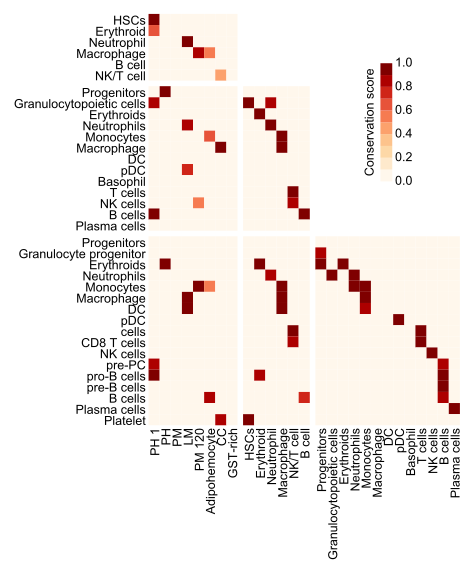

Write the R code that produced this figure.

### Fly-Fish ###
gsva_flytofish <- read.delim('../5.enrichmenttest/1.flytofish/orthologous_allgenes/gsva_flytofish_celltype_v1.txt', row.names = 1, check.names = F)
colnames(gsva_flytofish) <- unlist(lapply(colnames(gsva_flytofish), function (x) paste0(c('Fly|', as.character(x)), collapse = '') ))
rownames(gsva_flytofish) <- unlist(lapply(rownames(gsva_flytofish), function (x) paste0(c('Fish|', as.character(x)), collapse = '') ))
for (ct in colnames(gsva_flytofish)) {
  gsva_flytofish[, ct] <- (gsva_flytofish[, ct] - min(gsva_flytofish[, ct])) / (max(gsva_flytofish[, ct]) - min(gsva_flytofish[, ct]))
}
gsva_flytofish
#################


### Fly-Mouse ###
# MCA
gsva_flytomouse_mca <- read.delim('../5.enrichmenttest/1.flytomouse/orthologous_allgenes/gsva_flytomouse_celltype.mca.txt', row.names = 1, check.names = F)
colnames(gsva_flytomouse_mca) <- unlist(lapply(colnames(gsva_flytomouse_mca), function (x) paste0(c('Fly|', as.character(x)), collapse = '') ))
rownames(gsva_flytomouse_mca) <- unlist(lapply(rownames(gsva_flytomouse_mca), function (x) unlist(strsplit(as.character(x), split = ' \\('))[1] ))
rownames(gsva_flytomouse_mca) <- unlist(lapply(rownames(gsva_flytomouse_mca), function (x) paste0(c('Mouse|', as.character(x)), collapse = '') ))
head(gsva_flytomouse_mca)
# TM 10X
gsva_flytomouse_tm10x <- read.delim('../5.enrichmenttest/1.flytomouse/orthologous_allgenes/gsva_flytomouse_celltype.tm10x.txt', row.names = 1, check.names = F)
colnames(gsva_flytomouse_tm10x) <- unlist(lapply(colnames(gsva_flytomouse_tm10x), function (x) paste0(c('Fly|', as.character(x)), collapse = '') ))
rownames(gsva_flytomouse_tm10x) <- unlist(lapply(rownames(gsva_flytomouse_tm10x), function (x) unlist(strsplit(as.character(x), split = ' \\('))[1] ))
rownames(gsva_flytomouse_tm10x) <- unlist(lapply(rownames(gsva_flytomouse_tm10x), function (x) paste0(c('Mouse|', as.character(x)), collapse = '') ))
head(gsva_flytomouse_tm10x)
# TM SS2
gsva_flytomouse_tmss2 <- read.delim('../5.enrichmenttest/1.flytomouse/orthologous_allgenes/gsva_flytomouse_celltype.tmss2.txt', row.names = 1, check.names = F)
colnames(gsva_flytomouse_tmss2) <- unlist(lapply(colnames(gsva_flytomouse_tmss2), function (x) paste0(c('Fly|', as.character(x)), collapse = '') ))
rownames(gsva_flytomouse_tmss2) <- unlist(lapply(rownames(gsva_flytomouse_tmss2), function (x) unlist(strsplit(as.character(x), split = ' \\('))[1] ))
rownames(gsva_flytomouse_tmss2) <- unlist(lapply(rownames(gsva_flytomouse_tmss2), function (x) paste0(c('Mouse|', as.character(x)), collapse = '') ))
head(gsva_flytomouse_tmss2)
# merged 
unique(c(rownames(gsva_flytomouse_mca), 
         unique(c(rownames(gsva_flytomouse_tm10x), 
                  rownames(gsva_flytomouse_tmss2))))) # 13

gsva_flytomouse <- data.frame(matrix(nrow = 13, ncol = ncol(gsva_flytomouse_tm10x)))
colnames(gsva_flytomouse) <- colnames(gsva_flytomouse_tm10x) # fly cells
rownames(gsva_flytomouse) <- c("Mouse|Progenitors", "Mouse|Granulocytopoietic cells", "Mouse|Erythroids", "Mouse|Neutrophils", 
                               "Mouse|Monocytes", "Mouse|Macrophage", "Mouse|DC", "Mouse|pDC", "Mouse|Basophil", 
                               "Mouse|T cells", "Mouse|NK cells", "Mouse|B cells", "Mouse|Plasma cells")

three <- intersect(rownames(gsva_flytomouse_mca), 
                   intersect(rownames(gsva_flytomouse_tm10x), rownames(gsva_flytomouse_tmss2))); three
mca_tm10x <- intersect(rownames(gsva_flytomouse_mca),
                       setdiff(rownames(gsva_flytomouse_tm10x), rownames(gsva_flytomouse_tmss2))); mca_tm10x
mca_tmss2 <- intersect(rownames(gsva_flytomouse_mca),
                       setdiff(rownames(gsva_flytomouse_tmss2), rownames(gsva_flytomouse_tm10x))); mca_tmss2
tm10x_ss2 <- intersect(rownames(gsva_flytomouse_tm10x),
                       setdiff(rownames(gsva_flytomouse_tmss2), rownames(gsva_flytomouse_mca))); tm10x_ss2
mca_unique <- setdiff( rownames(gsva_flytomouse_mca), c(rownames(gsva_flytomouse_tm10x), rownames(gsva_flytomouse_tmss2))); mca_unique

gsva_flytomouse[three, ] <- (gsva_flytomouse_mca[three, ] + gsva_flytomouse_tm10x[three, ] + gsva_flytomouse_tmss2[three, ])/3
gsva_flytomouse[mca_tm10x, ] <- (gsva_flytomouse_mca[mca_tm10x, ] + gsva_flytomouse_tm10x[mca_tm10x, ])/2
gsva_flytomouse[mca_tmss2, ] <- (gsva_flytomouse_mca[mca_tmss2, ] + gsva_flytomouse_tmss2[mca_tmss2, ])/2
gsva_flytomouse[tm10x_ss2, ] <- (gsva_flytomouse_tm10x[tm10x_ss2, ] + gsva_flytomouse_tmss2[tm10x_ss2, ])/2
gsva_flytomouse[mca_unique, ] <- gsva_flytomouse_mca[mca_unique, ]
gsva_flytomouse ###

for (ct in colnames(gsva_flytomouse)) {
  gsva_flytomouse[, ct] <- (gsva_flytomouse[, ct]-min(gsva_flytomouse[, ct]))/(max(gsva_flytomouse[, ct])-min(gsva_flytomouse[, ct]))
}
gsva_flytomouse
#################


### Fly-Human ###
# HCL
gsva_flytohuman_hcl <- read.delim('../5.enrichmenttest/1.flytohuman/orthologous_allgenes/gsva_flytohuman_celltype.hcl.txt', row.names = 1, check.names = F)
colnames(gsva_flytohuman_hcl) <- unlist(lapply(colnames(gsva_flytohuman_hcl), function (x) paste0(c('Fly|', as.character(x)), collapse = '') ))
rownames(gsva_flytohuman_hcl) <- unlist(lapply(rownames(gsva_flytohuman_hcl), function (x) unlist(strsplit(as.character(x), split = ' \\('))[1] ))
rownames(gsva_flytohuman_hcl) <- unlist(lapply(rownames(gsva_flytohuman_hcl), function (x) paste0(c('Human|', as.character(x)), collapse = '') ))
rownames(gsva_flytohuman_hcl)[11] <- 'Human|Plasma cells'
head(gsva_flytohuman_hcl)

# HCA
gsva_flytohuman_hca <- read.delim('../5.enrichmenttest/1.flytohuman/orthologous_allgenes/gsva_flytohuman_celltype.hca.txt', row.names = 1, check.names = F)
colnames(gsva_flytohuman_hca) <- unlist(lapply(colnames(gsva_flytohuman_hca), function (x) paste0(c('Fly|', as.character(x)), collapse = '') ))
rownames(gsva_flytohuman_hca) <- unlist(lapply(rownames(gsva_flytohuman_hca), function (x) unlist(strsplit(as.character(x), split = ' \\('))[1] ))
rownames(gsva_flytohuman_hca) <- unlist(lapply(rownames(gsva_flytohuman_hca), function (x) paste0(c('Human|', as.character(x)), collapse = '') ))
head(gsva_flytohuman_hca)

# merged 
unique(c( rownames(gsva_flytohuman_hcl), rownames(gsva_flytohuman_hca) )) # 17

gsva_flytohuman <- data.frame(matrix(nrow = 17, ncol = ncol(gsva_flytohuman_hcl)))
colnames(gsva_flytohuman) <- colnames(gsva_flytohuman_hcl)
rownames(gsva_flytohuman) <- c("Human|Progenitors", "Human|Granulocyte progenitor", "Human|Erythroids", "Human|Neutrophils", "Human|Monocytes", "Human|Macrophage", "Human|DC", "Human|pDC", 
                               "Human|T cells", "Human|CD8 T cells", "Human|NK cells", "Human|pre-PC", "Human|pro-B cells", "Human|pre-B cells", "Human|B cells", "Human|Plasma cells", "Human|Platelet")

both <- intersect(rownames(gsva_flytohuman_hcl), rownames(gsva_flytohuman_hca)); both
hcl_unique <- setdiff(rownames(gsva_flytohuman_hcl), rownames(gsva_flytohuman_hca)); hcl_unique
hca_unique <- setdiff(rownames(gsva_flytohuman_hca), rownames(gsva_flytohuman_hcl)); hca_unique

gsva_flytohuman[both, ] <- (gsva_flytohuman_hcl[both, ] + gsva_flytohuman_hca[both, ])/2
gsva_flytohuman[hcl_unique, ] <- gsva_flytohuman_hcl[hcl_unique, ]
gsva_flytohuman[hca_unique, ] <- gsva_flytohuman_hca[hca_unique, ]
gsva_flytohuman

for (ct in colnames(gsva_flytohuman)) {
  gsva_flytohuman[, ct] <- (gsva_flytohuman[, ct]-min(gsva_flytohuman[, ct]))/(max(gsva_flytohuman[, ct])-min(gsva_flytohuman[, ct]))
}
gsva_flytohuman
##################


### Fish-Mouse ###
# MCA
gsva_fishtomouse_mca <- read.delim('../5.enrichmenttest/2.fishtomouse/noNeu_orthologous_allgenes/gsva_fishtomouse_celltype.mca.txt', row.names = 1, check.names = F)
colnames(gsva_fishtomouse_mca) <- unlist(lapply(colnames(gsva_fishtomouse_mca), function (x) paste0(c('Fish|', as.character(x)), collapse = '') ))
rownames(gsva_fishtomouse_mca) <- unlist(lapply(rownames(gsva_fishtomouse_mca), function (x) unlist(strsplit(as.character(x), split = ' \\('))[1] ))
rownames(gsva_fishtomouse_mca) <- unlist(lapply(rownames(gsva_fishtomouse_mca), function (x) paste0(c('Mouse|', as.character(x)), collapse = '') ))
head(gsva_fishtomouse_mca)
# TM 10X
gsva_fishtomouse_tm10x <- read.delim('../5.enrichmenttest/2.fishtomouse/orthologous_allgenes/gsva_fishtomouse_celltype.tm10x.txt', row.names = 1, check.names = F)
colnames(gsva_fishtomouse_tm10x) <- unlist(lapply(colnames(gsva_fishtomouse_tm10x), function (x) paste0(c('Fish|', as.character(x)), collapse = '') ))
rownames(gsva_fishtomouse_tm10x) <- unlist(lapply(rownames(gsva_fishtomouse_tm10x), function (x) unlist(strsplit(as.character(x), split = ' \\('))[1] ))
rownames(gsva_fishtomouse_tm10x) <- unlist(lapply(rownames(gsva_fishtomouse_tm10x), function (x) paste0(c('Mouse|', as.character(x)), collapse = '') ))
head(gsva_fishtomouse_tm10x)
# TM SS2
gsva_fishtomouse_tmss2 <- read.delim('../5.enrichmenttest/2.fishtomouse/orthologous_allgenes/gsva_fishtomouse_celltype.tmss2.txt', row.names = 1, check.names = F)
colnames(gsva_fishtomouse_tmss2) <- unlist(lapply(colnames(gsva_fishtomouse_tmss2), function (x) paste0(c('Fish|', as.character(x)), collapse = '') ))
rownames(gsva_fishtomouse_tmss2) <- unlist(lapply(rownames(gsva_fishtomouse_tmss2), function (x) unlist(strsplit(as.character(x), split = ' \\('))[1] ))
rownames(gsva_fishtomouse_tmss2) <- unlist(lapply(rownames(gsva_fishtomouse_tmss2), function (x) paste0(c('Mouse|', as.character(x)), collapse = '') ))
head(gsva_fishtomouse_tmss2)
# merged 
unique(c(rownames(gsva_fishtomouse_mca), 
         unique(c(rownames(gsva_fishtomouse_tm10x), 
                  rownames(gsva_fishtomouse_tmss2))))) # 13

gsva_fishtomouse <- data.frame(matrix(nrow = 13, ncol = ncol(gsva_fishtomouse_tm10x)))
colnames(gsva_fishtomouse) <- colnames(gsva_fishtomouse_tm10x)
rownames(gsva_fishtomouse) <- c("Mouse|Progenitors", "Mouse|Granulocytopoietic cells", "Mouse|Erythroids", "Mouse|Neutrophils", 
                                "Mouse|Monocytes", "Mouse|Macrophage", "Mouse|DC", "Mouse|pDC", "Mouse|Basophil", 
                                "Mouse|T cells", "Mouse|NK cells", "Mouse|B cells", "Mouse|Plasma cells")

three <- intersect(rownames(gsva_fishtomouse_mca), 
                   intersect(rownames(gsva_fishtomouse_tm10x), rownames(gsva_fishtomouse_tmss2))); three
mca_tm10x <- intersect(rownames(gsva_fishtomouse_mca),
                       setdiff(rownames(gsva_fishtomouse_tm10x), rownames(gsva_fishtomouse_tmss2))); mca_tm10x
mca_tmss2 <- intersect(rownames(gsva_fishtomouse_mca),
                       setdiff(rownames(gsva_fishtomouse_tmss2), rownames(gsva_fishtomouse_tm10x))); mca_tmss2
tm10x_ss2 <- intersect(rownames(gsva_fishtomouse_tm10x),
                       setdiff(rownames(gsva_fishtomouse_tmss2), rownames(gsva_fishtomouse_mca))); tm10x_ss2
mca_unique <- setdiff( rownames(gsva_fishtomouse_mca), c(rownames(gsva_fishtomouse_tm10x), rownames(gsva_fishtomouse_tmss2))); mca_unique

gsva_fishtomouse[three, ] <- (gsva_fishtomouse_mca[three, ] + gsva_fishtomouse_tm10x[three, ] + gsva_fishtomouse_tmss2[three, ])/3
gsva_fishtomouse[mca_tm10x, ] <- (gsva_fishtomouse_mca[mca_tm10x, ] + gsva_fishtomouse_tm10x[mca_tm10x, ])/2
gsva_fishtomouse[mca_tmss2, ] <- (gsva_fishtomouse_mca[mca_tmss2, ] + gsva_fishtomouse_tmss2[mca_tmss2, ])/2
gsva_fishtomouse[tm10x_ss2, ] <- (gsva_fishtomouse_tm10x[tm10x_ss2, ] + gsva_fishtomouse_tmss2[tm10x_ss2, ])/2
gsva_fishtomouse[mca_unique, ] <- gsva_fishtomouse_mca[mca_unique, ]
gsva_fishtomouse

for (ct in colnames(gsva_fishtomouse)) {
  gsva_fishtomouse[, ct] <- (gsva_fishtomouse[, ct]-min(gsva_fishtomouse[, ct]))/(max(gsva_fishtomouse[, ct])-min(gsva_fishtomouse[, ct]))
}
gsva_fishtomouse
##################


### Fish-Human ###
# HCL
gsva_fishtohuman_hcl <- read.delim('../5.enrichmenttest/2.fishtohuman/orthologous_allgenes/gsva_fishtohuman_celltype.hcl.txt', row.names = 1, check.names = F)
colnames(gsva_fishtohuman_hcl) <- unlist(lapply(colnames(gsva_fishtohuman_hcl), function (x) paste0(c('Fish|', as.character(x)), collapse = '') ))
rownames(gsva_fishtohuman_hcl) <- unlist(lapply(rownames(gsva_fishtohuman_hcl), function (x) unlist(strsplit(as.character(x), split = ' \\('))[1] ))
rownames(gsva_fishtohuman_hcl) <- unlist(lapply(rownames(gsva_fishtohuman_hcl), function (x) paste0(c('Human|', as.character(x)), collapse = '') ))
rownames(gsva_fishtohuman_hcl)[11] <- 'Human|Plasma cells'
head(gsva_fishtohuman_hcl)

# HCA
gsva_fishtohuman_hca <- read.delim('../5.enrichmenttest/2.fishtohuman/orthologous_allgenes/gsva_fishtohuman_celltype.hca.txt', row.names = 1, check.names = F)
colnames(gsva_fishtohuman_hca) <- unlist(lapply(colnames(gsva_fishtohuman_hca), function (x) paste0(c('Fish|', as.character(x)), collapse = '') ))
rownames(gsva_fishtohuman_hca) <- unlist(lapply(rownames(gsva_fishtohuman_hca), function (x) unlist(strsplit(as.character(x), split = ' \\('))[1] ))
rownames(gsva_fishtohuman_hca) <- unlist(lapply(rownames(gsva_fishtohuman_hca), function (x) paste0(c('Human|', as.character(x)), collapse = '') ))
head(gsva_fishtohuman_hca)

# merged 
unique(c( rownames(gsva_fishtohuman_hcl), rownames(gsva_fishtohuman_hca) )) # 17

gsva_fishtohuman <- data.frame(matrix(nrow = 17, ncol = ncol(gsva_fishtohuman_hcl)))
colnames(gsva_fishtohuman) <- colnames(gsva_fishtohuman_hcl)
rownames(gsva_fishtohuman) <- c("Human|Progenitors", "Human|Granulocyte progenitor", "Human|Erythroids", "Human|Neutrophils", "Human|Monocytes", "Human|Macrophage", "Human|DC", "Human|pDC", 
                                "Human|T cells", "Human|CD8 T cells", "Human|NK cells", "Human|pre-PC", "Human|pro-B cells", "Human|pre-B cells", "Human|B cells", "Human|Plasma cells", "Human|Platelet")

both <- intersect(rownames(gsva_fishtohuman_hcl), rownames(gsva_fishtohuman_hca)); both
hcl_unique <- setdiff(rownames(gsva_fishtohuman_hcl), rownames(gsva_fishtohuman_hca)); hcl_unique
hca_unique <- setdiff(rownames(gsva_fishtohuman_hca), rownames(gsva_fishtohuman_hcl)); hca_unique

gsva_fishtohuman[both, ] <- (gsva_fishtohuman_hcl[both, ] + gsva_fishtohuman_hca[both, ])/2
gsva_fishtohuman[hcl_unique, ] <- gsva_fishtohuman_hcl[hcl_unique, ]
gsva_fishtohuman[hca_unique, ] <- gsva_fishtohuman_hca[hca_unique, ]
gsva_fishtohuman

for (ct in colnames(gsva_fishtohuman)) {
  gsva_fishtohuman[, ct] <- (gsva_fishtohuman[, ct]-min(gsva_fishtohuman[, ct]))/(max(gsva_fishtohuman[, ct])-min(gsva_fishtohuman[, ct]))
}
gsva_fishtohuman
###################


### Mouse-Human ###
# HCL
gsva_mousetohuman_hcl <- read.delim('../5.enrichmenttest/3.mousetohuman/noNeu_orthologous_allgenes/gsva_mousetohuman_celltype.hcl.txt', row.names = 1, check.names = F)
colnames(gsva_mousetohuman_hcl) <- unlist(lapply(colnames(gsva_mousetohuman_hcl), function (x) paste0(c('Mouse|', as.character(x)), collapse = '') ))
rownames(gsva_mousetohuman_hcl) <- unlist(lapply(rownames(gsva_mousetohuman_hcl), function (x) unlist(strsplit(as.character(x), split = ' \\('))[1] ))
rownames(gsva_mousetohuman_hcl) <- unlist(lapply(rownames(gsva_mousetohuman_hcl), function (x) paste0(c('Human|', as.character(x)), collapse = '') ))
rownames(gsva_mousetohuman_hcl)[11] <- 'Human|Plasma cells'
gsva_mousetohuman_hcl

gsva_mousetohuman_hcl_v2 <- data.frame(matrix(ncol = nrow(gsva_fishtomouse), nrow = nrow(gsva_mousetohuman_hcl)))
colnames(gsva_mousetohuman_hcl_v2) <- rownames(gsva_fishtomouse)
rownames(gsva_mousetohuman_hcl_v2) <- rownames(gsva_mousetohuman_hcl)
gsva_mousetohuman_hcl_v2[, three] <- (gsva_mousetohuman_hcl[, paste(three, ' (MCA)', sep = '')] + 
                                        gsva_mousetohuman_hcl[, paste(three, ' (TM10X)', sep = '')] + gsva_mousetohuman_hcl[, paste(three, ' (TMSS2)', sep = '')])/3
gsva_mousetohuman_hcl_v2[, mca_tm10x] <- (gsva_mousetohuman_hcl[, paste(mca_tm10x, ' (MCA)', sep = '')] + gsva_mousetohuman_hcl[, paste(mca_tm10x, ' (TM10X)', sep = '')])/2
gsva_mousetohuman_hcl_v2[, mca_tmss2] <- (gsva_mousetohuman_hcl[, paste(mca_tmss2, ' (MCA)', sep = '')] + gsva_mousetohuman_hcl[, paste(mca_tmss2, ' (TMSS2)', sep = '')])/2
gsva_mousetohuman_hcl_v2[, tm10x_ss2] <- (gsva_mousetohuman_hcl[, paste(tm10x_ss2, ' (TM10X)', sep = '')] + gsva_mousetohuman_hcl[, paste(tm10x_ss2, ' (TMSS2)', sep = '')])/2
gsva_mousetohuman_hcl_v2[, mca_unique] <- gsva_mousetohuman_hcl[, paste(mca_unique, ' (MCA)', sep = '')]

head(gsva_mousetohuman_hcl_v2)

# HCA
gsva_mousetohuman_hca <- read.delim('../5.enrichmenttest/3.mousetohuman/noNeu_orthologous_allgenes/gsva_mousetohuman_celltype.hca.txt', row.names = 1, check.names = F)
colnames(gsva_mousetohuman_hca) <- unlist(lapply(colnames(gsva_mousetohuman_hca), function (x) paste0(c('Mouse|', as.character(x)), collapse = '') ))
rownames(gsva_mousetohuman_hca) <- unlist(lapply(rownames(gsva_mousetohuman_hca), function (x) unlist(strsplit(as.character(x), split = ' \\('))[1] ))
rownames(gsva_mousetohuman_hca) <- unlist(lapply(rownames(gsva_mousetohuman_hca), function (x) paste0(c('Human|', as.character(x)), collapse = '') ))
gsva_mousetohuman_hca

gsva_mousetohuman_hca_v2 <- data.frame(matrix(ncol = nrow(gsva_fishtomouse), nrow = nrow(gsva_mousetohuman_hca)))
colnames(gsva_mousetohuman_hca_v2) <- rownames(gsva_fishtomouse)
rownames(gsva_mousetohuman_hca_v2) <- rownames(gsva_mousetohuman_hca)
gsva_mousetohuman_hca_v2[, three] <- (gsva_mousetohuman_hca[, paste(three, ' (MCA)', sep = '')] + 
                                        gsva_mousetohuman_hca[, paste(three, ' (TM10X)', sep = '')] + gsva_mousetohuman_hca[, paste(three, ' (TMSS2)', sep = '')])/3
gsva_mousetohuman_hca_v2[, mca_tm10x] <- (gsva_mousetohuman_hca[, paste(mca_tm10x, ' (MCA)', sep = '')] + gsva_mousetohuman_hca[, paste(mca_tm10x, ' (TM10X)', sep = '')])/2
gsva_mousetohuman_hca_v2[, mca_tmss2] <- (gsva_mousetohuman_hca[, paste(mca_tmss2, ' (MCA)', sep = '')] + gsva_mousetohuman_hca[, paste(mca_tmss2, ' (TMSS2)', sep = '')])/2
gsva_mousetohuman_hca_v2[, tm10x_ss2] <- (gsva_mousetohuman_hca[, paste(tm10x_ss2, ' (TM10X)', sep = '')] + gsva_mousetohuman_hca[, paste(tm10x_ss2, ' (TMSS2)', sep = '')])/2
gsva_mousetohuman_hca_v2[, mca_unique] <- gsva_mousetohuman_hca[, paste(mca_unique, ' (MCA)', sep = '')]
gsva_mousetohuman_hca_v2

head(gsva_mousetohuman_hca_v2)

# merged 
unique(c( rownames(gsva_mousetohuman_hcl_v2), rownames(gsva_mousetohuman_hca_v2) )) # 17

gsva_mousetohuman <- data.frame(matrix(nrow = 17, ncol = ncol(gsva_mousetohuman_hcl_v2)))
colnames(gsva_mousetohuman) <- colnames(gsva_mousetohuman_hcl_v2)
rownames(gsva_mousetohuman) <- c("Human|Progenitors", "Human|Granulocyte progenitor", "Human|Erythroids", "Human|Neutrophils", "Human|Monocytes", "Human|Macrophage", "Human|DC", "Human|pDC", 
                                 "Human|T cells", "Human|CD8 T cells", "Human|NK cells", "Human|pre-PC", "Human|pro-B cells", "Human|pre-B cells", "Human|B cells", "Human|Plasma cells", "Human|Platelet")

both <- intersect(rownames(gsva_mousetohuman_hcl_v2), rownames(gsva_mousetohuman_hca_v2)); both
hcl_unique <- setdiff(rownames(gsva_mousetohuman_hcl_v2), rownames(gsva_mousetohuman_hca_v2)); hcl_unique
hca_unique <- setdiff(rownames(gsva_mousetohuman_hca_v2), rownames(gsva_mousetohuman_hcl_v2)); hca_unique

gsva_mousetohuman[both, ] <- (gsva_mousetohuman_hcl_v2[both, ] + gsva_mousetohuman_hca_v2[both, ])/2
gsva_mousetohuman[hcl_unique, ] <- gsva_mousetohuman_hcl_v2[hcl_unique, ]
gsva_mousetohuman[hca_unique, ] <- gsva_mousetohuman_hca_v2[hca_unique, ]
gsva_mousetohuman

for (ct in colnames(gsva_mousetohuman)) {
  gsva_mousetohuman[, ct] <- (gsva_mousetohuman[, ct]-min(gsva_mousetohuman[, ct]))/(max(gsva_mousetohuman[, ct])-min(gsva_mousetohuman[, ct]))
}
gsva_mousetohuman
####################


### MetaNeighbor ###
### Fly ###
meta_flytofish <- read.delim('../6.MetaNeighbor/1.flytofish/celltype/MetaNeighbor_flytofish_orthologous.celltype_top_hits.txt')
for (i in c(1:nrow(meta_flytofish)) ) {
  ct1 <- as.character(meta_flytofish[i, 1])
  ct2 <- as.character(meta_flytofish[i, 2])
  gsvascore <- c(gsva_flytofish[ct1, ct2], gsva_flytofish[ct2, ct1])
  meta_flytofish[i, 'avgscore'] <- mean(c(meta_flytofish[i,3], gsvascore))
}
head(meta_flytofish)


meta_flytomouse <- read.delim('../6.MetaNeighbor/1.flytomouse/celltype/MetaNeighbor_flytomouse_orthologous.celltype_top_hits.txt')
for (i in c(1:nrow(meta_flytomouse)) ) {
  ct1 <- as.character(meta_flytomouse[i, 1])
  ct2 <- as.character(meta_flytomouse[i, 2])
  gsvascore <- c(gsva_flytomouse[ct1, ct2], gsva_flytomouse[ct2, ct1])
  meta_flytomouse[i, 'avgscore'] <- mean(c(meta_flytomouse[i,3], gsvascore))
}
head(meta_flytomouse)


meta_flytohuman <- read.delim('../6.MetaNeighbor/1.flytohuman/celltype/MetaNeighbor_flytohuman_orthologous.celltype_top_hits.txt')
for (i in c(1:nrow(meta_flytohuman)) ) {
  ct1 <- as.character(meta_flytohuman[i, 1])
  ct2 <- as.character(meta_flytohuman[i, 2])
  gsvascore <- c(gsva_flytohuman[ct1, ct2], gsva_flytohuman[ct2, ct1])
  meta_flytohuman[i, 'avgscore'] <- mean(c(meta_flytohuman[i,3], gsvascore))
}
head(meta_flytohuman)


### Fish ###
meta_fishtomouse <- read.delim('../6.MetaNeighbor/2.fishtomouse_noNeu/celltype_merged/MetaNeighbor_fishtomouse_orthologous.celltype_top_hits.txt')
for (i in c(1:nrow(meta_fishtomouse)) ) {
  ct1 <- as.character(meta_fishtomouse[i, 1])
  ct2 <- as.character(meta_fishtomouse[i, 2])
  gsvascore <- c(gsva_fishtomouse[ct1, ct2], gsva_fishtomouse[ct2, ct1])
  meta_fishtomouse[i, 'avgscore'] <- mean(c(meta_fishtomouse[i,3], gsvascore))
}
head(meta_fishtomouse)

meta_fishtohuman <- read.delim('../6.MetaNeighbor/2.fishtohuman/celltype_merged/MetaNeighbor_fishtohuman_orthologous.celltype_top_hits.txt')
for (i in c(1:nrow(meta_fishtohuman)) ) {
  ct1 <- as.character(meta_fishtohuman[i, 1])
  ct2 <- as.character(meta_fishtohuman[i, 2])
  gsvascore <- c(gsva_fishtohuman[ct1, ct2], gsva_fishtohuman[ct2, ct1])
  meta_fishtohuman[i, 'avgscore'] <- mean(c(meta_fishtohuman[i,3], gsvascore))
}
head(meta_fishtohuman)


### Mouse ###
meta_mousetohuman <- read.delim('../6.MetaNeighbor/3.mousetohuman_noNeu/celltype_merged/MetaNeighbor_orthologous.celltype_top_hits.txt')
for (i in c(1:nrow(meta_mousetohuman)) ) {
  ct1 <- as.character(meta_mousetohuman[i, 1])
  ct2 <- as.character(meta_mousetohuman[i, 2])
  gsvascore <- c(gsva_mousetohuman[ct1, ct2], gsva_mousetohuman[ct2, ct1])
  meta_mousetohuman[i, 'avgscore'] <- mean(c(meta_mousetohuman[i,3], gsvascore))
}
head(meta_mousetohuman)


###
merged <- rbind(meta_flytofish, meta_flytomouse, meta_flytohuman, meta_fishtomouse, meta_fishtohuman, meta_mousetohuman)
colnames(merged) <- c('Celltype_1', 'Celltype_2', 'Mean_AUROC', 'Match_type', 'Avgscore')
merged$Celltype_1 <- as.character(merged$Celltype_1)
merged$Celltype_2 <- as.character(merged$Celltype_2)
merged$Match_type <- as.character(merged$Match_type)

merged <- subset(merged, Avgscore >= 0.80 | Match_type == 'Reciprocal_top_hit')
rownames(merged) <- c(1:nrow(merged))
merged

merged[2, c(1,2)] <- merged[2, c(2,1)]
merged[c(7, 14), c(1,2)] <- merged[c(7, 14), c(2,1)]
merged[c(18, 20, 23), c(1,2)] <- merged[c(18, 20, 23), c(2,1)]
merged[c(29, 30, 32, 36, 38:40, 42), c(1,2)] <- merged[c(29, 30, 32, 36, 38:40, 42), c(2,1)]
merged[c(48, 51, 54, 55, 57:60), c(1,2)] <- merged[c(48, 51, 54, 55, 57:60), c(2,1)]
merged

merged$hierarchy <- paste(unlist(lapply(merged$Celltype_1, function (x) unlist(strsplit(as.character(x), split = ''))[1] )),
                          unlist(lapply(merged$Celltype_2, function (x) unlist(strsplit(as.character(x), split = ''))[1] )),
                          sep = '')
merged$Celltype_1_group <- unlist(lapply(merged$Celltype_1, function (x) unlist(strsplit(as.character(x), split = '\\|'))[1] ))
merged$Celltype_2_group <- unlist(lapply(merged$Celltype_2, function (x) unlist(strsplit(as.character(x), split = '\\|'))[1] ))
merged
#write.table(merged, 'heatmap_noNeu.txt', quote = F, sep = '\t', row.names = F, col.names = T)


### merge ###
conervation_heatmap <- data.frame(matrix(nrow = nrow(gsva_flytofish) + nrow(gsva_flytomouse) + nrow(gsva_flytohuman), 
                                         ncol = ncol(gsva_flytofish) + ncol(gsva_fishtomouse) + ncol(gsva_mousetohuman)) )
rownames(conervation_heatmap) <- c(rownames(gsva_flytofish), rownames(gsva_flytomouse), rownames(gsva_flytohuman))
colnames(conervation_heatmap) <- c(c("Fly|PH 1", "Fly|PH", "Fly|PM", "Fly|LM", "Fly|PM 120", "Fly|Adipohemocyte", "Fly|CC", "Fly|GST-rich"), 
                                   colnames(gsva_fishtomouse), colnames(gsva_mousetohuman))

conervation_heatmap[is.na(conervation_heatmap)] <- 0
conervation_heatmap[rownames(gsva_flytofish), rownames(gsva_flytofish)] <- NA
conervation_heatmap[rownames(gsva_flytomouse), rownames(gsva_flytomouse)] <- NA
conervation_heatmap[rownames(gsva_flytofish), rownames(gsva_flytomouse)] <- NA

for (i in c(1:nrow(merged)) ) {
  ct1 <- merged[i, 'Celltype_1']
  ct2 <- merged[i, 'Celltype_2']
  conervation_heatmap[ct2, ct1] <- merged[i, 'Avgscore']
}
conervation_heatmap

conervation_heatmap_w <- data.frame(Celltype = rownames(conervation_heatmap), conervation_heatmap, check.rows = F, check.names = F)
#write.table(conervation_heatmap_w, 'heatmap_noNeu.heatmap.txt', quote = F, sep = '\t', row.names = F, col.names = T)


library(pheatmap)
library(RColorBrewer)

cols <- colorRampPalette(brewer.pal(9, "OrRd"))
pheatmap(conervation_heatmap, border_color = NA, fontsize = 9, cluster_rows = F, cluster_cols = F, 
         gaps_row = c(6, 19), gaps_col = c(8, 14), na_col = 'white',
         breaks = c(0:10)*0.1, color = cols(10),
         cellheight = 8, cellwidth = 8)#,
         #filename = 'heatmap_noNeu.pdf')
dev.off()
